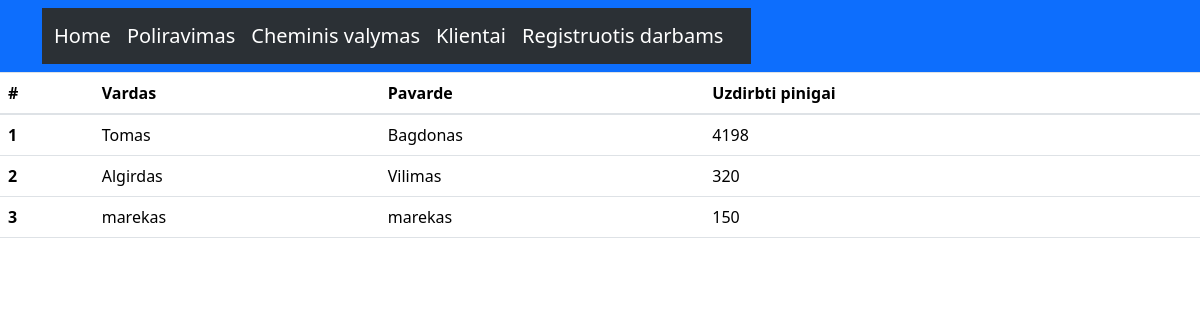
/service/get_received_money, run on the app's committed database.
### service/models.py (models this page shows, shortened)
class BaseModel(models.Model):
    objects = models.Model
    DoesNotExist = models.Model
    class Meta:
        abstract = True

class Customer(BaseModel):
    name = models.CharField(max_length=20, blank=False)
    last_name = models.CharField(max_length=20, blank=False)
    phone_number = models.IntegerField(blank=False)
    email_address = models.EmailField(blank=True)

### service/views.py (the view)
# urls.py: path("get_received_money", get_received_money, name="get_received_money"),
def get_received_money(request):
    money = FinishedCarPhoto.objects.all()
    result = {}
    for m in money:
        customer = m.customer
        suma = m.received_money
        if customer in result.keys():
            result[customer]['received_money'] += suma
        else:
            result[customer] = {'received_money': suma}
    context = {'result': result}
    return render(request, 'service/get_received_money.html', context)

### service/templates/service/get_received_money.html
{% extends 'base.html' %}
{% block content %}
<table class="table">
  <thead>
    <tr>
      <th scope="col">#</th>
      <th scope="col">Vardas</th>
      <th scope="col">Pavarde</th>
      <th scope="col">Uzdirbti pinigai</th>
    </tr>
  </thead>
  <tbody>
{% for customer, suma in result.items %}
<tr>
        <th scope="row">{{ forloop.counter }}</th>
          <td>{{ customer.name }}</td>
          <td>{{ customer.last_name }}</td>
          <td>{{ suma.received_money }}</td>
</tr>
     {% endfor %}
  </tbody>
    </table>
{% endblock %}

### data on the page
Customer: name "Tomas", last_name "Bagdonas", received_money "4198"
Customer: name "Algirdas", last_name "Vilimas", received_money "320"
Customer: name "marekas", last_name "marekas", received_money "150"
